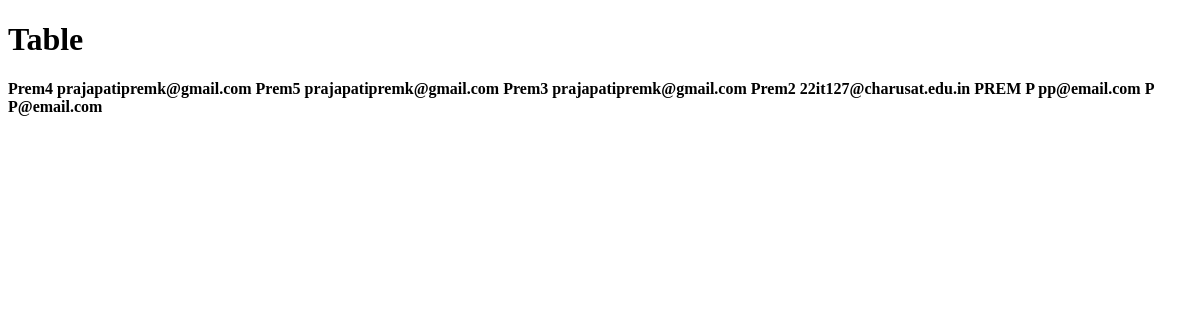
/table/, run on an earlier commit of the app's database.
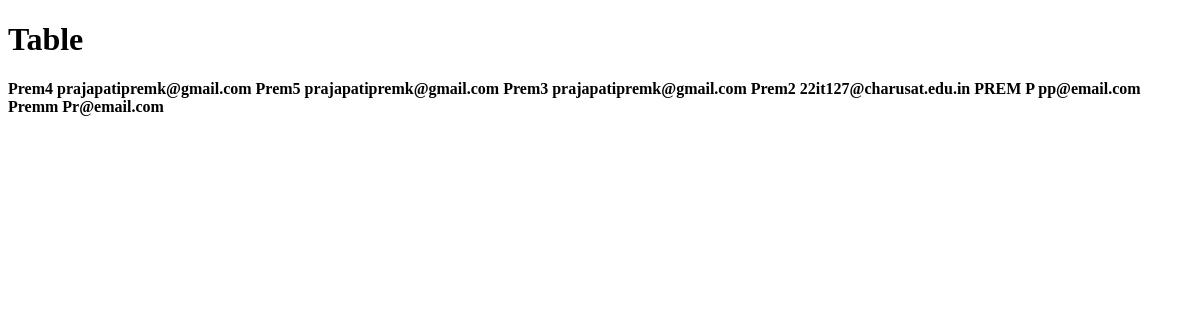
And on a later commit of the database.
### internweb/models.py (models this page shows, shortened)
class Author(models.Model):
    name = models.CharField(max_length=200)
    email = models.EmailField()

### internweb/views.py (the view)
# urls.py: path('table/',table,name='Table'),
def table(request):
    authordata = Author.objects.all()
    return render(request,'table.html',{'author': authordata})

### internweb/templates/table.html (shortened to what this page needs)
<!DOCTYPE html>
<html lang="en">
<head>
</head>
<body>
    <h1>Table</h1>
    {% for i in author %}
    <strong>{{i.name}}</strong>
    <strong>{{i.email}}</strong>
     {% endfor %}
</body>
</html>

What changed in the data, as far as the page shows it:
changed Author: name "P" → "Premm"; email "P@email.com" → "Pr@email.com"
